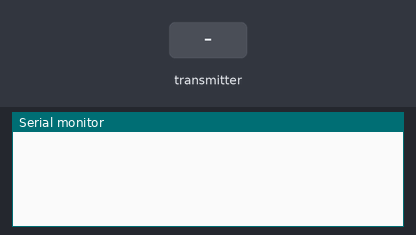
A sketch run on a simulated Arduino Uno, built with avr-gcc and run on an emulated ATmega328P. Shown: the last lines printed to the serial monitor. The inputs (shaded band) are chosen by the test bench. No radio packets arrive unless stated.

Above: at 1.2 s.
1.3 s: the transmitter starts sending datos.0 = 0
At 1.37 s:
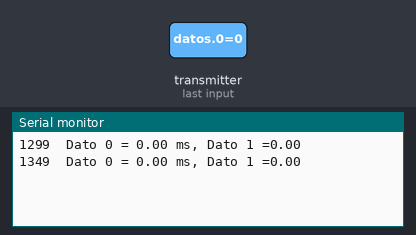
2.8 s: the transmitter starts sending datos.1 = 0
At 2.87 s:
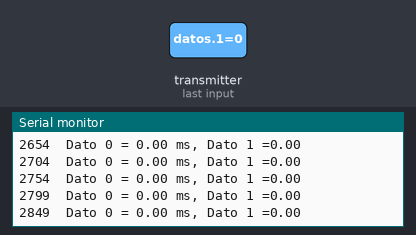
4.3 s: the transmitter starts sending datos.0 = 25
5.8 s: the transmitter starts sending datos.1 = 25
7.3 s: the transmitter starts sending datos.0 = 100
10.3 s: the transmitter starts sending datos.1 = 50
Timing chart, 0 to 13.3 s (numbered marks = the images above; inputs shaded):
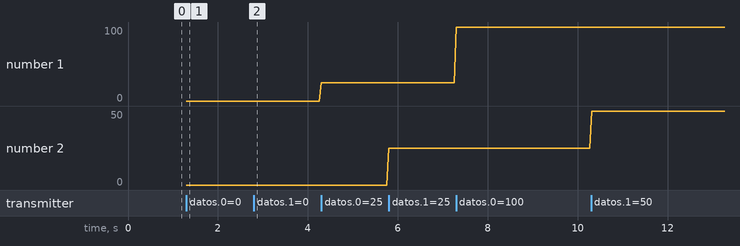

The sketch:

Prueba_NRF24_Receptor.ino
```cpp
/*
 *  Codigo para comprobar la comunicaciones entre
 *  los dispostivos mediante el uso de NRF24 (RECEPTOR)
 *
 *  Agricultura de precisión 2021
 *
 *  Hugo Rene Sanchez Rosas ~ 17092248
 *  Ing. TIC ~ ITSPA
 */

#include <SPI.h>
#include <nRF24L01.h>
#include <RF24.h>

#define CE_PIN 9
#define CSN_PIN 10

const byte addr[5]={'0','1','A','D','P'};
RF24 radio(CE_PIN, CSN_PIN);

float datos[2];

void setup(){
  Serial.begin(9600);
  radio.begin();
  radio.openReadingPipe(1, addr);
  radio.startListening();
}

void loop(){
  if(radio.available()){
    radio.read(&datos, sizeof(datos));
    Serial.print(millis());
    Serial.print(F("\tDato 0 = "));
    Serial.print(datos[0]);
    Serial.print(F(" ms, Dato 1 ="));
    Serial.println(datos[1]);
 }
}
```

Measured:
- after the input at 1.3 s, the serial monitor: prints a new line at once (image 1)
- after the input at 2.8 s, the serial monitor: prints a new line at once (image 2)
